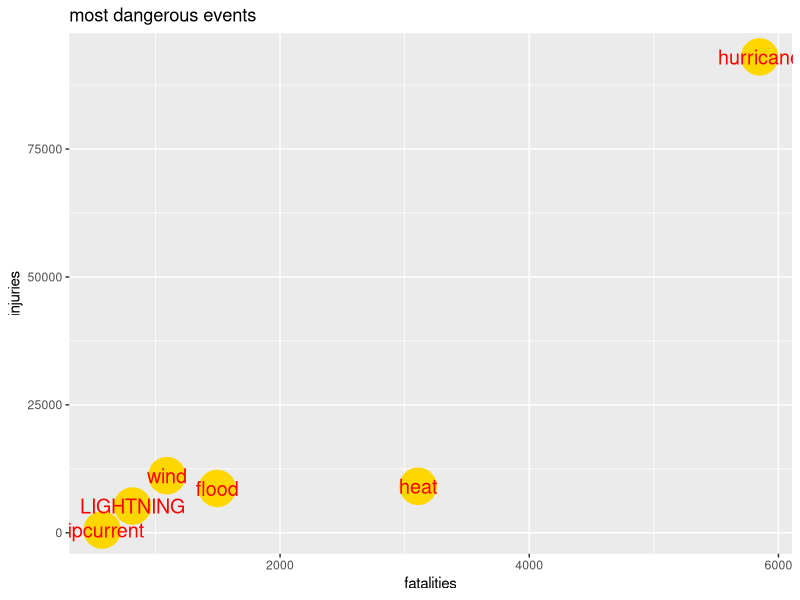

Generate this figure with R:
#############
# ADDITIONAL PLOTS 

topSD <- read.table("data/topSD.txt", sep=";", stringsAsFactors = F)

str(topSD)
topSD

library (ggplot2)

topSD5 <- topSD[topSD$qFA>500,]

ggplot( topSD5, aes(x=qFA, y=qIN) ) +
    geom_point(size=12, color= "gold" ) +
    ggtitle("most dangerous events")  + 
    xlab("fatalities") + ylab( "injuries") +
    geom_text(aes(label=EVTYPE), size=5, hjust=0.5, vjust=0.5, color="red") 


